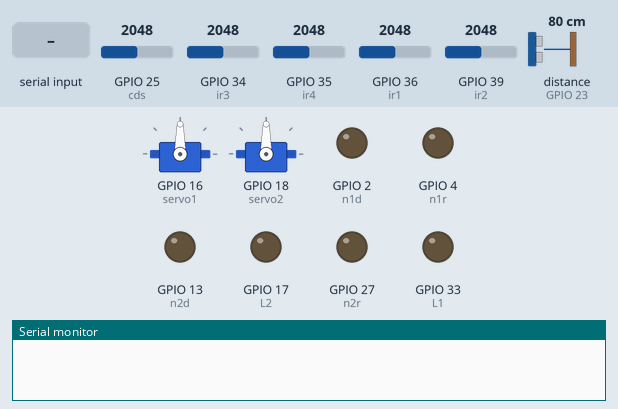
Recording of a sketch running on a simulated ESP32. Parts: 2 × servo, output pins drawn as LEDs (lit = HIGH), the last lines printed to the serial monitor. Dashed ring = blinking. The inputs (shaded band) are chosen by the test bench; at power-on: distance to the obstacle (sensor on GPIO 23) 80 cm, GPIO 25 (cds) = 2048, GPIO 34 (ir3) = 2048, GPIO 35 (ir4) = 2048, GPIO 36 (ir1) = 2048, GPIO 39 (ir2) = 2048. The echo pulse lasts 58.3 µs per cm; nothing arrives over Bluetooth unless stated; pins used as bus, display or sensor lines are not drawn.

Above: at 1.2 s.
1.3 s: "M" received over Serial
At 1.6 s:
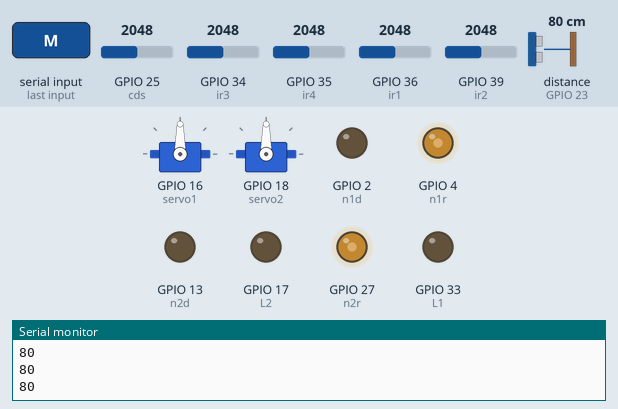
2.8 s: distance to the obstacle (sensor on GPIO 23) set to 2 cm
At 3.5 s:
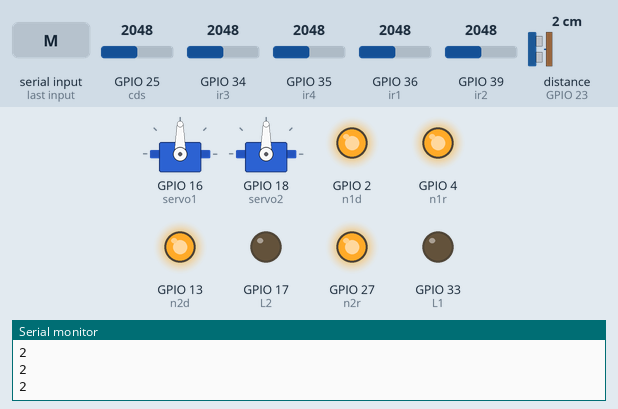
4.3 s: GPIO 25 (cds) set to 770
5.8 s: GPIO 25 (cds) set to 673
At 7.0 s:
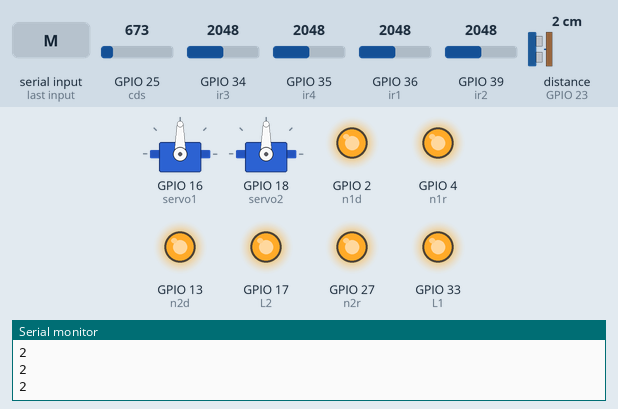
7.3 s: "m" received over Serial
At 8.1 s:
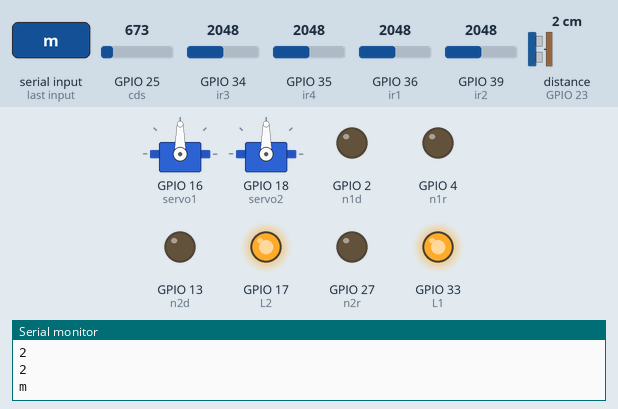
8.8 s: "L" received over the second serial link
At 9.66 s:
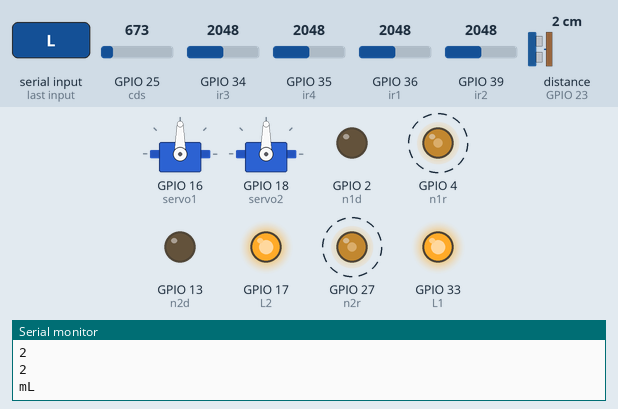
Timing chart, 0 to 48.2 s (numbered marks = the images above; inputs shaded):
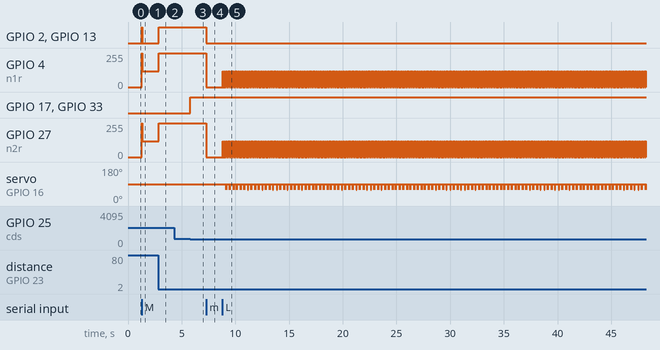

The sketch:

rtControl_plus.ino
```cpp
#include "rtPinmap.h"
#include "ledControl.h"
#include "irCheck.h"
#include "motorControl.h"
#include "carCheck.h"
#include "echoControl.h"
#include "btControl.h"
#include "cdsControl.h"

void setup()
{
  rtPinMode();

}

void loop()
{
  btRead();
  cdsCheck();
  if(btCheck == 1)
  {
    ircheck();
    echoDetect();
    echoControl();
    Serial.println(distance);
    if(check == 0)
    {
      switch(irState)
      {
        case 0:
          accel(0, 120, 0, 120);
          handle(hCenter);
          break;
        case 1:
          accel(0, 120, 0, 120);
          handle(hCenter+hMax);
          break;
        case 3:
          accel(0, 120, 0, 70);
          handle(hCenter+hMax);
          break;
        case 7:
          accel(0, 120, 0, 0);
          handle(hCenter+hMax);
          break;
        case 8:
          accel(0, 120, 0, 120);
          handle(hCenter-hMax);
          break;
        case 12:
          accel(0, 70, 0, 120);
          handle(hCenter-hMax);
          break;
        case 14:
          accel(0, 0, 0, 120);
          handle(hCenter-hMax);
          break;
        case 15:
          accel(0, 0, 0, 0);
          handle(hCenter);
          break;
        default:
          break;
      }
    }
  }
  else
  {
    passive();
  }
}
```

btControl.h
```cpp
char bt1;
char bt2;

int btCheck = 0;

void btRead()
{
  if(Serial.available())
  {
    bt1 = Serial.read();
    Serial.write(bt1);
    bt.write(bt1);
  }

  if(bt.available())
  {
    bt2 = bt.read();
    Serial.write(bt2);
    bt.write(bt2);
  }

  if(bt1 == 'M' || bt2 == 'M')
  {
    btCheck = 1;
  }
  if(bt1 == 'm' || bt2 == 'm')
  {
    btCheck = 0;
    accel(0, 0, 0, 0);
    handle(hCenter);
  }
}

void passive()
{
  if(bt1 == 'F' || bt2 == 'F')
  {
    accel(0, 120, 0 ,120);
    handle(hCenter);
  }
  if(bt1 == 'B' || bt2 == 'B')
  {
    accel(120, 0 ,120, 0);
    handle(hCenter);
  }
  if(bt1 == 'S' || bt2 == 'S')
  {
    accel(0, 0, 0, 0);
    handle(hCenter);
  }
  if(bt1 == 'L' || bt2 == 'L')
  {
    accel(0, 120, 0 ,120);
    handle(hCenter-hMax);
  }
  if(bt1 == 'R' || bt2 == 'R')
  {
    accel(0, 120, 0 ,120);
    handle(hCenter+hMax);
  }
  if(bt1 == 'Q' || bt2 == 'Q')
  {
    accel(0, 120, 0 ,120);
    handle(hCenter-10);
  }
  if(bt1 == 'E' || bt2 == 'E')
  {
    accel(0, 120, 0 ,120);
    handle(hCenter+10);
  }
  if(bt1 == 'Z' || bt2 == 'Z')
  {
    accel(120, 0 ,120, 0);
    handle(hCenter-hMax);
  }
  if(bt1 == 'C' || bt2 == 'C')
  {
    accel(120, 0 ,120, 0);
    handle(hCenter+hMax);
  }
  if(bt1 == 'X' || bt2 == 'X')
  {
    accel(0, 0, 0, 120);
    handle(hCenter-hMax);
  }
  if(bt1 == 'Y' || bt2 == 'Y')
  {
    accel(0, 120, 0, 0);
    handle(hCenter+hMax);
  }
}
```

carCheck.h
```cpp
void sCheck(int a)
{
  handle(hCenter);
  accel(250, 250, 250, 250);
    //LED 표시
    if(a > 10)
    {
      digitalWrite(L2, HIGH);
      a -= 10;
    }
    for(int w = 0; w < a; w++)
    {
      digitalWrite(L1, HIGH);
      delay(300);
      digitalWrite(L1, LOW);
      delay(300);
    }
    digitalWrite(L2, LOW);
    delay(1000);
}
```

cdsControl.h
```cpp
int light;

void cdsCheck()
{
  light = analogRead(cds);
  if(light <= 700)
  {
    led(1, 1);
  }
  else
  {
    led(0, 0);
  }
}
```

echoControl.h
```cpp
int distance = 0;
int duration = 0;

int check = 0;

int nowEcho = 0;
int beforeEcho = 0;
int MnowEcho = 0;
int MbeforeEcho = 0;

void echoControl()
{
  nowEcho = millis();
  if(nowEcho - beforeEcho >= 100)
  {
    beforeEcho = nowEcho;
    digitalWrite(trig, HIGH);
    MnowEcho = micros();
    if(MnowEcho - MbeforeEcho >= 10)
    {
      MbeforeEcho = MnowEcho;
      digitalWrite(trig, LOW);
      duration = pulseIn(echo, HIGH);
      distance = duration / 29 / 2;
    }
  }
}

void echoDetect()
{
  if(5 < distance && distance <= 30)
  {
    accel(0, (int)distance*3, 0, (int)distance*3);
    check = 1;
  }
  if(distance <= 5)
  {
    accel(255, 255, 255, 255);
    check = 1;
  }
  else
  {
    check = 0;
  }
}
```

irCheck.h
```cpp
int irState;
int dl = 500;  //차선인식 기준값

void ircheck()
{
  int ir1v = analogRead(ir1);
  int ir2v = analogRead(ir2);
  int ir3v = analogRead(ir3);
  int ir4v = analogRead(ir4);

       if(ir1v > dl && ir2v > dl && ir3v > dl && ir4v > dl) irState = 0;  //0000
  else if(ir1v > dl && ir2v > dl && ir3v > dl && ir4v < dl) irState = 1;  //0001
  else if(ir1v > dl && ir2v > dl && ir3v < dl && ir4v > dl) irState = 2;  //0010
  else if(ir1v > dl && ir2v > dl && ir3v < dl && ir4v < dl) irState = 3;  //0011
  else if(ir1v > dl && ir2v < dl && ir3v > dl && ir4v > dl) irState = 4;  //0100
  else if(ir1v > dl && ir2v < dl && ir3v > dl && ir4v < dl) irState = 5;  //0101
  else if(ir1v > dl && ir2v < dl && ir3v < dl && ir4v > dl) irState = 6;  //0110
  else if(ir1v > dl && ir2v < dl && ir3v < dl && ir4v < dl) irState = 7;  //0111
  else if(ir1v < dl && ir2v > dl && ir3v > dl && ir4v > dl) irState = 8;  //1000
  else if(ir1v < dl && ir2v > dl && ir3v > dl && ir4v < dl) irState = 9;  //1001
  else if(ir1v < dl && ir2v > dl && ir3v < dl && ir4v > dl) irState = 10; //1010
  else if(ir1v < dl && ir2v > dl && ir3v < dl && ir4v < dl) irState = 11; //1011
  else if(ir1v < dl && ir2v < dl && ir3v > dl && ir4v > dl) irState = 12; //1100
  else if(ir1v < dl && ir2v < dl && ir3v > dl && ir4v < dl) irState = 13; //1101
  else if(ir1v < dl && ir2v < dl && ir3v < dl && ir4v > dl) irState = 14; //1110
  else if(ir1v < dl && ir2v < dl && ir3v < dl && ir4v < dl) irState = 15; //1111
}
```

ledControl.h
```cpp
void led(int a, int b)
{
  digitalWrite(L1, a);
  digitalWrite(L2, b);
}
```

motorControl.h
```cpp
int hCenter = 90;
int hMax = 30;

void handle(int a)
{
  sg1.write(a);
}

void accel(int a, int b, int c, int d)
{
  analogWrite(n1d, a);
  analogWrite(n1r, b);
  analogWrite(n2d, c);
  analogWrite(n2r, d);
  delay(10);
}
```

rtPinmap.h
```cpp
#include <Servo.h>
#include "esp32-hal.h" //micros()
#include "BluetoothSerial.h"
BluetoothSerial bt;
Servo sg1;
Servo sg2;

#define L1 33
#define L2 17
#define echo 23
#define trig 32
#define ir1 36
#define ir2 39
#define ir3 34
#define ir4 35
#define cds 25
#define servo1 16
#define servo2 18
#define n1d 2
#define n1r 4
#define n2d 13
#define n2r 27
#define echo 23
#define trig 32

void rtPinMode()
{
  Serial.begin(115200);
  pinMode(L1, OUTPUT); pinMode(L2, OUTPUT);
  pinMode(echo, INPUT); pinMode(trig, OUTPUT);
  pinMode(ir1, INPUT); pinMode(ir2, INPUT); pinMode(ir3, INPUT); pinMode(ir4, INPUT);
  pinMode(cds, INPUT);
  pinMode(n1d, OUTPUT); pinMode(n1r, OUTPUT); pinMode(n2d, OUTPUT); pinMode(n2r, OUTPUT);
  sg1.attach(servo1); sg2.attach(servo2);
  pinMode(trig, OUTPUT);
  pinMode(echo, INPUT);
  bt.begin("ESP32_hym"); //블루투스 시리얼통신 초기화
}
```

Measured:
- the behaviour switches between 701 and 700 on GPIO 25 (cds) (found by bisection; images 2 and 3)
- after the input at 1.3 s, GPIO 2 (n1d), GPIO 13 (n2d): LOW → HIGH at once, → LOW 0.02 s later; GPIO 4 (n1r), GPIO 27 (n2r): 0/255 → 120/255 at once
- after the input at 2.8 s, GPIO 2 (n1d), GPIO 13 (n2d): LOW → HIGH after 0.07 s; GPIO 4 (n1r), GPIO 27 (n2r): 120/255 → 255/255 after 0.07 s
- after the input at 5.8 s, GPIO 17 (L2), GPIO 33 (L1): LOW → HIGH at once
- after the input at 7.3 s, GPIO 2 (n1d), GPIO 13 (n2d): HIGH → LOW at once; GPIO 4 (n1r), GPIO 27 (n2r): 255/255 → 0/255 at once
- after the input at 8.8 s, GPIO 4 (n1r), GPIO 27 (n2r): alternates 120/255 for 0.01 s and 0/255 for 0.01 s, starting at once; servo on GPIO 16 (servo1): alternates 90° for 0.33 s and 60° for 0.01 s, starting after 0.36 s
